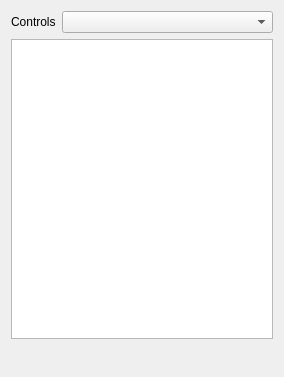
<?xml version="1.0" encoding="UTF-8"?>
<ui version="4.0">
 <class>ControlsPropertiesWidget</class>
 <widget class="QWidget" name="ControlsPropertiesWidget">
  <property name="geometry">
   <rect>
    <x>0</x>
    <y>0</y>
    <width>284</width>
    <height>377</height>
   </rect>
  </property>
  <property name="windowTitle">
   <string>Form</string>
  </property>
  <layout class="QGridLayout" name="gridLayout">
   <item row="0" column="0">
    <layout class="QVBoxLayout" name="verticalLayout">
     <item>
      <layout class="QFormLayout" name="formLayout">
       <property name="sizeConstraint">
        <enum>QLayout::SetDefaultConstraint</enum>
       </property>
       <item row="0" column="0">
        <widget class="QLabel" name="label">
         <property name="text">
          <string>Controls</string>
         </property>
        </widget>
       </item>
       <item row="0" column="1">
        <widget class="QComboBox" name="comboBox_Controls">
         <property name="sizePolicy">
          <sizepolicy hsizetype="Expanding" vsizetype="Fixed">
           <horstretch>0</horstretch>
           <verstretch>0</verstretch>
          </sizepolicy>
         </property>
        </widget>
       </item>
      </layout>
     </item>
     <item>
      <widget class="QTextEdit" name="textEdit">
       <property name="sizePolicy">
        <sizepolicy hsizetype="Expanding" vsizetype="Expanding">
         <horstretch>0</horstretch>
         <verstretch>0</verstretch>
        </sizepolicy>
       </property>
       <property name="minimumSize">
        <size>
         <width>0</width>
         <height>300</height>
        </size>
       </property>
       <property name="readOnly">
        <bool>true</bool>
       </property>
      </widget>
     </item>
    </layout>
   </item>
   <item row="1" column="0">
    <spacer name="verticalSpacer">
     <property name="orientation">
      <enum>Qt::Vertical</enum>
     </property>
     <property name="sizeHint" stdset="0">
      <size>
       <width>20</width>
       <height>40</height>
      </size>
     </property>
    </spacer>
   </item>
  </layout>
 </widget>
 <resources/>
 <connections/>
</ui>
